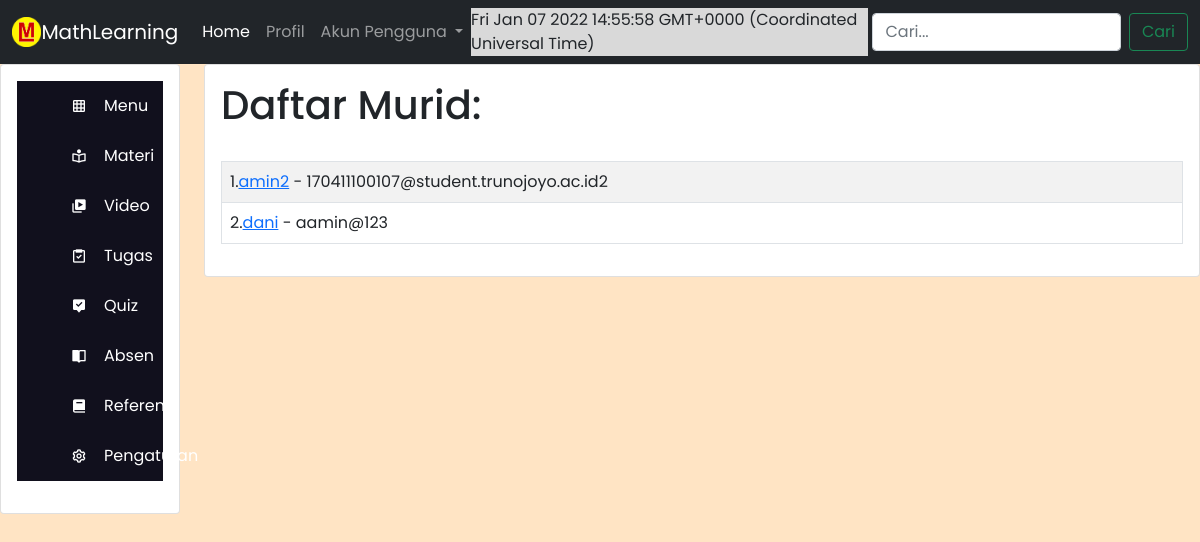
The app's page /guru, older data.
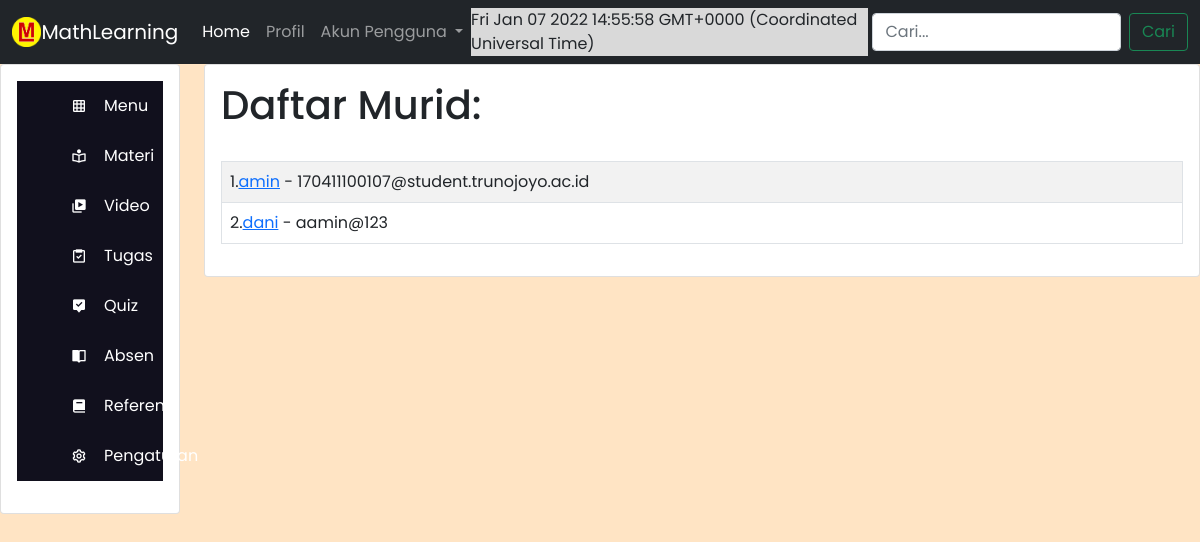
The same page, newer data.
### app.py (models this page shows, shortened)
class Users(db.Model):
	id = db.Column(db.Integer, primary_key=True)
	name = db.Column(db.String(200), nullable=False)
	email = db.Column(db.String(120), nullable=False, unique=True)
	date_added = db.Column(db.DateTime, default=datetime.utcnow)

### app.py (the view)
@app.route("/guru")
def guru():
	name = None
	form = UserForm()
	our_users = Users.query.order_by(Users.date_added)
	return render_template("guru.html", name = name, our_users = our_users)

### webforms.py
class UserForm(FlaskForm):
	name = StringField("Name", validators=[DataRequired()])
	email = StringField("Email", validators=[DataRequired()])
	submit = SubmitField("Submit")

### templates/guru.html (shortened to what this page needs)
<!DOCTYPE html>
<html lang="en" dir="ltr">
  <head>
    <link href='https://unpkg.com/boxicons@2.1.1/css/boxicons.min.css' rel='stylesheet'>
    <link rel="stylesheet" href="https://cdn.jsdelivr.net/npm/bootstrap@5.0.2/dist/css/bootstrap.min.css">
    <link rel="stylesheet" href="{{ url_for('static', filename='css/sidebar.css' )}}" />
    <link rel="stylesheet" href="{{ url_for('static', filename='css/content.css' )}}" />
  </head>
  <body>
    {% block content %}
    {% include './navbar.html' %}
    <div class="row">
      <div class="col-sm-2">
        <div class="card">
          <div class="card-body">
            {% include './sidebar.html' %}
          </div>
        </div>
      </div>
      <div class="col-sm-10">
        <div class="card">
          <div class="card-body">
            <h1>Daftar Murid:</h1>
            <br/>
            <table class="table table-hover table-bordered table-striped">
            {% for our_user in our_users %}
              <tr>
              <td>{{ our_user.id }}.<a href="{{ url_for('update', id=our_user.id)}}">{{ our_user.name }}</a>
                 - {{ our_user.email }}
                </td>
              </tr>
            {% endfor %}
            </table>
          </div>
        </div>
      </div>
    </div>
    {% endblock %}
  </body>
</html>

### templates/navbar.html (shortened to what this page needs)
<div class="navbar_content">
    <nav class="navbar navbar-expand-lg navbar-dark bg-dark">
        <div class="container-fluid">
          <img src="./static/LOGO_MATH.png" class="resize" alt="icon">
          <a class="navbar-brand" href="#">MathLearning</a>
          <div class="collapse navbar-collapse" id="navbarSupportedContent">
            <ul class="navbar-nav me-auto mb-2 mb-lg-0">
              <li class="nav-item">
                <a class="nav-link active" aria-current="page" href="{{url_for('home')}}">Home</a>
              </li>
              <li class="nav-item">
                <a class="nav-link {{status}}" href="#" aria-disabled="false"  tabindex="-1">Profil</a>
              </li>
              <li class="nav-item dropdown">
                <a class="nav-link dropdown-toggle" href="#" id="navbarDropdown" role="button" data-bs-toggle="dropdown" aria-expanded="false">
                  Akun Pengguna
                </a>
              </li>
            </ul>
            <div id='date-time' class="jam"></div>
            <form class="d-flex">
              <input class="form-control me-2" type="search" placeholder="Cari..." aria-label="Search">
              <button class="btn btn-outline-success" type="submit">Cari</button>
            </form>
          </div>
        </div>
      </nav>
</div>

### templates/sidebar.html (shortened to what this page needs)
<div class="sidebar">
    <ul class="nav_list">
        <li>
            <a href="#">
                <i class='bx bx-grid'></i>
                <span class="links_name">Menu</span>
            </a>
        </li>
        <li>
            <a href="{{url_for('materi')}}">
                <i class='bx bx-book-reader'></i>
                <span class="links_name">Materi</span>
            </a>
        </li>
        <li>
            <a href="{{url_for('video')}}">
                <i class='bx bxs-videos'></i>
                <span class="links_name">Video</span>
            </a>
        </li>
        <li>
            <a href="{{url_for('tugas')}}">
                <i class='bx bx-task'></i>
                <span class="links_name">Tugas</span>
            </a>
        </li>
        <li>
            <a href="{{url_for('quiz')}}">
                <i class='bx bxs-message-alt-check'></i>
                <span class="links_name">Quiz</span>
            </a>
        </li>
        <li>
            <a href="{{url_for('absen')}}">
                <i class='bx bxs-book-open'></i>
                <span class="links_name">Absen</span>
            </a>
        </li>
        <li>
            <a href="{{url_for('referensi')}}">
                <i class='bx bxs-book'></i>
                <span class="links_name">Referensi</span>
            </a>
        </li>
        <li>
            <a href="{{url_for('pengaturan')}}">
                <i class='bx bx-cog'></i>
                <span class="links_name">Pengaturan</span>
            </a>
        </li>
    </ul>
  </div>

### static/css/sidebar.css (style rules this page uses)
* { margin: 0; padding: 0; box-sizing: border-box; font-family: "Poppins", sans-serif; }
body { position: relative; min-height: 100vh; width: 100%; overflow: scroll; background-color: bisque; }
.sidebar { top: 0; left: 0; background: #11101d; transition: all 0.5s ease; }
.sidebar ul { margin-top: 0px; }
.sidebar ul li { position: relative; height: 50px; width: 100%; margin: 0 5px; list-style: none; line-height: 50px; }
.sidebar ul li a { color: #fff; display: flex; align-items: center; text-decoration: none; transition: all 0.4s ease ; border-radius: 12px; white-space: nowrap; }
.sidebar ul li i { height: 50px; min-width: 50px; border-radius: 12px; line-height: 50px; text-align: center; }

### static/css/content.css (style rules this page uses)
.resize { width: 2.5%; height: 2.5%; }
.jam { background-color: #d9d9d9; margin-right: 0.5%; }

Row changes from the older to the newer data that the page shows:
changed Users id 1: name "amin2" → "amin"; email "170411100107@student.trunojoyo.ac.id2" → "170411100107@student.trunojoyo.ac.id"
